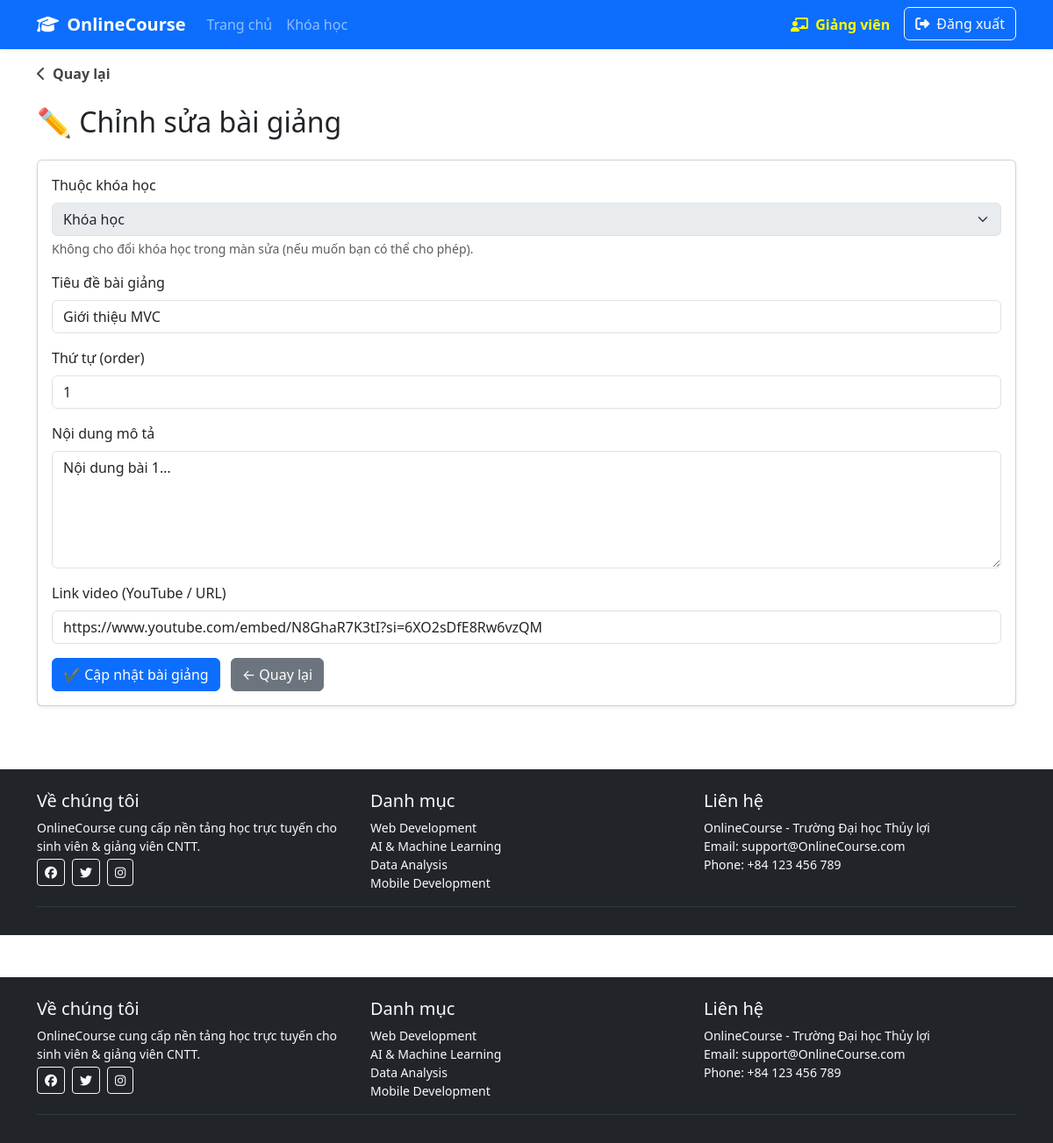
The page /index.php?controller=instructor&action=editLesson&id=1 (signed in) on the database its author committed.
### tables this page shows
CREATE TABLE `lessons` (
  `id` int(11) NOT NULL,
  `course_id` int(11) NOT NULL,
  `title` varchar(255) NOT NULL,
  `content` longtext DEFAULT NULL,
  `video_url` varchar(255) DEFAULT NULL,
  `order` int(11) DEFAULT NULL,
  `created_at` datetime DEFAULT current_timestamp()
);

### controllers/BaseController.php (called while the page is built, shortened)
<?php
abstract class BaseController {
    protected function render($view, $data = []) {
        extract($data);
        include __DIR__ . '/../views/layouts/header.php';
        include __DIR__ . '/../views/' . $view . '.php';
        include __DIR__ . '/../views/layouts/footer.php';
    }
}

### controllers/InstructorController.php (called while the page is built, shortened)
<?php
require_once 'BaseController.php';
class InstructorController extends BaseController
{
    public function editLesson()
    {
        $id = $_GET['id'] ?? null;
        $lessonModel = new Lesson();
        $lesson = $lessonModel->findById($id);
        $courseModel = new Course();
        $course = $courseModel->findById($lesson['course_id']);
        $this->render('instructor/lessons/edit', ['lesson' => $lesson, 'course' => $course]);
    }
}

### config/Database.php (called while the page is built, shortened)
<?php
class Database {
    private $host = "127.0.0.1";
    private $dbname = "onlinecourse";
    private $username = "root";
    private $password = "";
    public function connect() {
        $this->conn = null;
        try {
            $this->conn = new PDO(
                "mysql:host=".$this->host.";dbname=".$this->dbname.";charset=utf8mb4",
                $this->username,
                $this->password
            );
            $this->conn->setAttribute(PDO::ATTR_ERRMODE, PDO::ERRMODE_EXCEPTION);
        } catch(PDOException $e) {
            die("Kết nối thất bại: " . $e->getMessage());
        }
        return $this->conn;
    }
    public static function getConnection() {
        $db = new Database();
        return $db->connect();
    }
}

### models/Lesson.php (called while the page is built, shortened)
<?php
require_once __DIR__ . '/../config/Database.php';
class Lesson {
    private $pdo;
    public function __construct() {
        $this->pdo = Database::getConnection();
    }
    public function findById($lessonId) {
        $sql = "SELECT * FROM lessons WHERE id = ? LIMIT 1";
        $stmt = $this->pdo->prepare($sql);
        $stmt->execute([$lessonId]);
        return $stmt->fetch(PDO::FETCH_ASSOC);
    }
}

### views/instructor/lessons/edit.php (the view)
<div class="container py-4">
    <h2 class="mb-4">✏ Chỉnh sửa bài giảng</h2>
    <div class="card shadow-sm">
        <div class="card-body">
            <form method="post" action="index.php?controller=instructor&action=updateLesson&id=<?= $lesson['id'] ?>">
                <div class="mb-3">
                    <label class="form-label">Thuộc khóa học</label>
                    <select name="course_id" class="form-select" disabled>
                        <option>
                            <?= htmlspecialchars($lesson['course_title'] ?? 'Khóa học') ?>
                        </option>
                    </select>
                    <div class="form-text">Không cho đổi khóa học trong màn sửa (nếu muốn bạn có thể cho phép).</div>
                </div>
                <div class="mb-3">
                    <label class="form-label">Tiêu đề bài giảng</label>
                    <input type="text"
                           name="title"
                           class="form-control"
                           value="<?= htmlspecialchars($lesson['title'] ?? '') ?>"
                           required>
                </div>
                <div class="mb-3">
                    <label class="form-label">Thứ tự (order)</label>
                    <input type="number"
                           name="order"
                           class="form-control"
                           min="1"
                           value="<?= htmlspecialchars($lesson['order'] ?? 1) ?>">
                </div>
                <div class="mb-3">
                    <label class="form-label">Nội dung mô tả</label>
                    <textarea name="content"
                              class="form-control"
                              rows="5"><?= htmlspecialchars($lesson['content'] ?? '') ?></textarea>
                </div>
                <div class="mb-3">
                    <label class="form-label">Link video (YouTube / URL)</label>
                    <input type="url"
                           name="video_url"
                           class="form-control"
                           value="<?= htmlspecialchars($lesson['video_url'] ?? '') ?>">
                </div>
                <button class="btn btn-primary">✔ Cập nhật bài giảng</button>
                <a href="/index.php?controller=instructor&action=manageLessons&course_id=<?= $lesson['course_id'] ?? '' ?>"
                   class="btn btn-secondary ms-2">← Quay lại</a>
            </form>
        </div>
    </div>
</div>
<?php include __DIR__ . '/../../layouts/footer.php'; ?>

### rows shown on the page
lessons: title "Giới thiệu MVC", order "1", content "Nội dung bài 1…", video_url "https://www.youtube.com/embed/N8GhaR7K3tI?si=6XO2sDfE8Rw6vzQM"

### other values the page prints
form field course_id "Khóa học"
